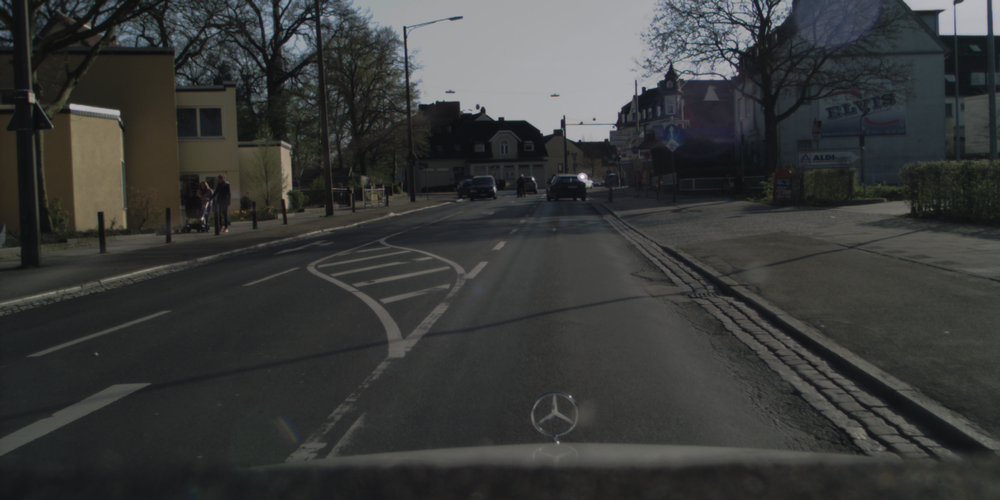
#> input picture datasets/dtld_mini/Bremen1-0.png, 1000 x 500 px, shrunk from 2048 x 1024 before the run, found by its file name
$ jupyter execute _hsv.ipynb   (shell and % lines are left out)
#> lines starting #> are read from the running program, lines starting #| are printed output that depends on the picture
[cell 1]
import cv2
import numpy as np

def augment_hsv(im, hgain=0.5, sgain=0.5, vgain=0.5):
    # HSV color-space augmentation
    if hgain or sgain or vgain:
        r = np.random.uniform(-1, 1, 3) * [hgain, sgain, vgain] + 1  # random gains
        hue, sat, val = cv2.split(cv2.cvtColor(im, cv2.COLOR_BGR2HSV))
        dtype = im.dtype  # uint8

        x = np.arange(0, 256, dtype=r.dtype)
        lut_hue = ((x * r[0]) % 180).astype(dtype)
        lut_sat = np.clip(x * r[1], 0, 255).astype(dtype)
        lut_val = np.clip(x * r[2], 0, 255).astype(dtype)

        im_hsv = cv2.merge((cv2.LUT(hue, lut_hue), cv2.LUT(sat, lut_sat), cv2.LUT(val, lut_val)))
        cv2.cvtColor(im_hsv, cv2.COLOR_HSV2BGR, dst=im)  # no return needed

[cell 2]
def augment_hsv_x(img, hgain=5, sgain=30, vgain=30):
    hsv_augs = np.random.uniform(-1, 1, 3) * [hgain, sgain, vgain]  # random gains
    hsv_augs *= np.random.randint(0, 2, 3)  # random selection of h, s, v
    hsv_augs = hsv_augs.astype(np.int16)
    img_hsv = cv2.cvtColor(img, cv2.COLOR_BGR2HSV).astype(np.int16)

    img_hsv[..., 0] = (img_hsv[..., 0] + hsv_augs[0]) % 180
    img_hsv[..., 1] = np.clip(img_hsv[..., 1] + hsv_augs[1], 0, 255)
    img_hsv[..., 2] = np.clip(img_hsv[..., 2] + hsv_augs[2], 0, 255)

    cv2.cvtColor(img_hsv.astype(img.dtype), cv2.COLOR_HSV2BGR, dst=img)  # no return needed

[cell 3]
img = cv2.imread("/mnt/Perception/zhanghao/DTLD_Yolo/images/val_mini/Bremen1-0.png")
#> img is the input picture: shape (500, 1000, 3); mean B, G, R 57.6, 58.6, 57.3

[cell 4]
for i in range(1000):
    img_ = img.copy()
    augment_hsv(img_, 0.015, 0.7, 0.4)
    cv2.imwrite("hsv_5/%d.jpg"%i, img_)
#> this loop made 1000 passes
#> pass 1, in augment_hsv, `hue, sat, val = cv2.split(cv2.cvtColor(im, cv2.COLOR_BGR2HSV))`:
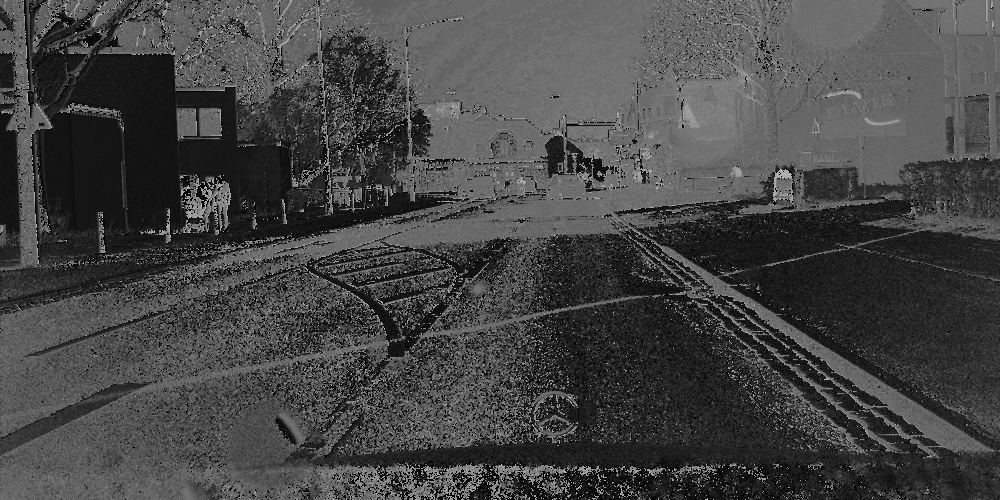
#> hue: shape (500, 1000); min 0, max 179, mean 69.3
#> pass 1, in augment_hsv, `hue, sat, val = cv2.split(cv2.cvtColor(im, cv2.COLOR_BGR2HSV))`:
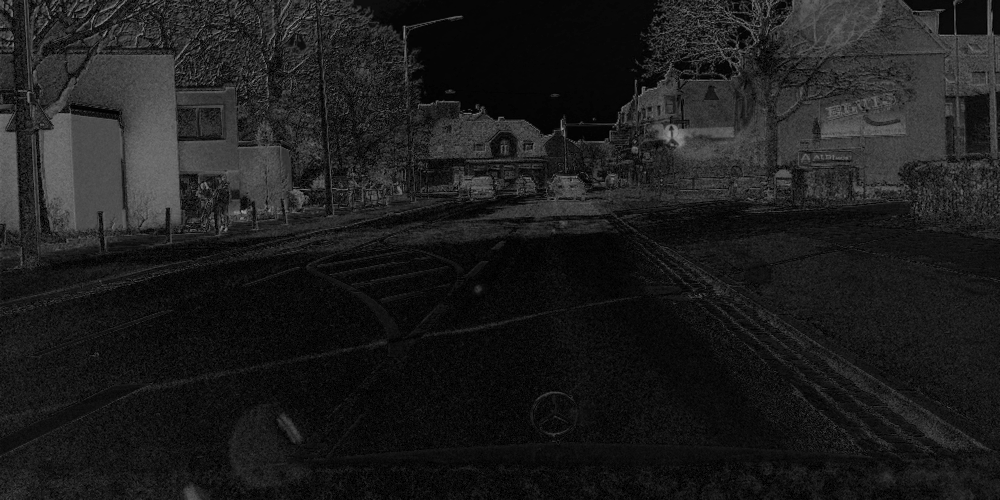
#> sat: shape (500, 1000); min 0, max 158, mean 28.9
#> pass 1, in augment_hsv, `hue, sat, val = cv2.split(cv2.cvtColor(im, cv2.COLOR_BGR2HSV))`:
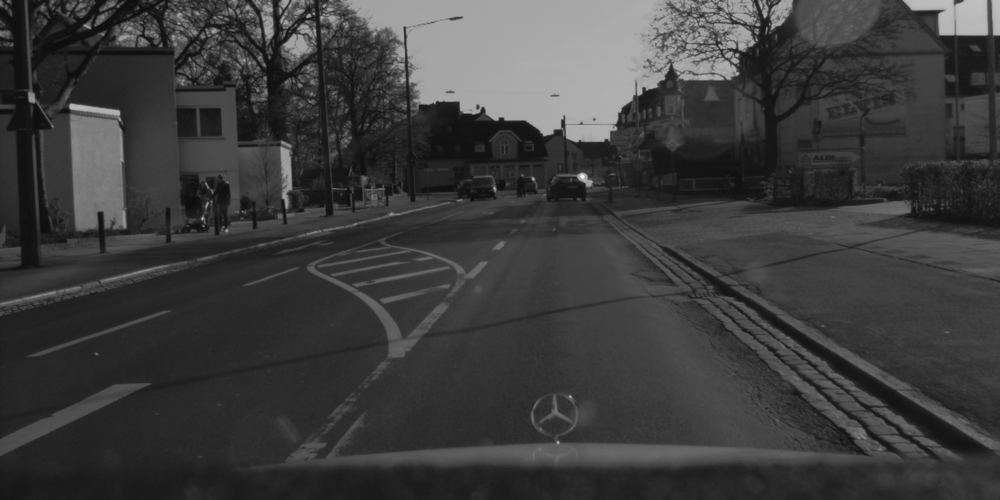
#> val: shape (500, 1000); min 12, max 252, mean 60.8
#> after the loop:
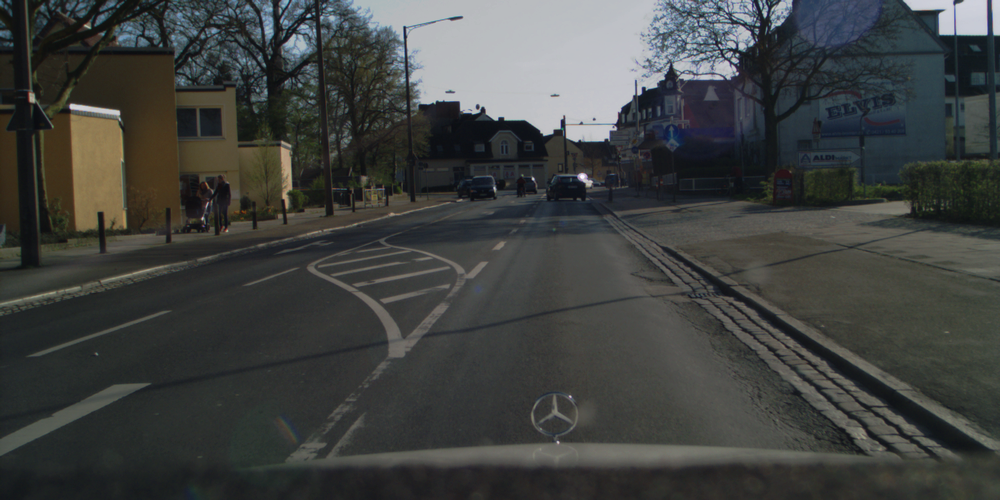
#> img_: shape (500, 1000, 3); mean B, G, R 64.3, 66.1, 63.8

[cell 5]
for i in range(100):
    img_ = img.copy()
    augment_hsv_x(img_, 3, 75, 30)
    cv2.imwrite("hsv_x/%d.jpg"%i, img_)
#> this loop made 100 passes
#> pass 1, in augment_hsv_x, `img_hsv = cv2.cvtColor(img, cv2.COLOR_BGR2HSV).astype(np.int16)`:
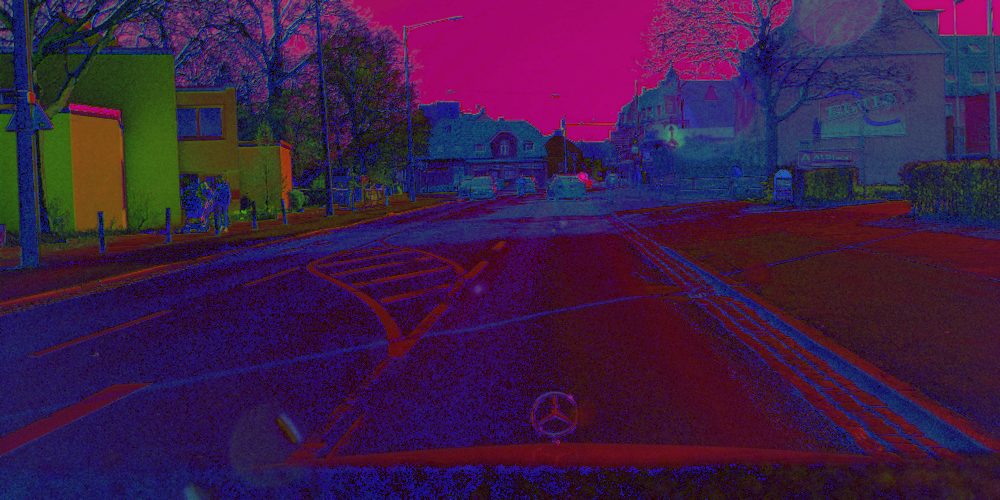
#> img_hsv: shape (500, 1000, 3) int16; mean B, G, R 69.3, 28.9, 60.8

$ run again, with datasets/dtld_mini/Bremen1-16.png copied over datasets/dtld_mini/Bremen1-0.png
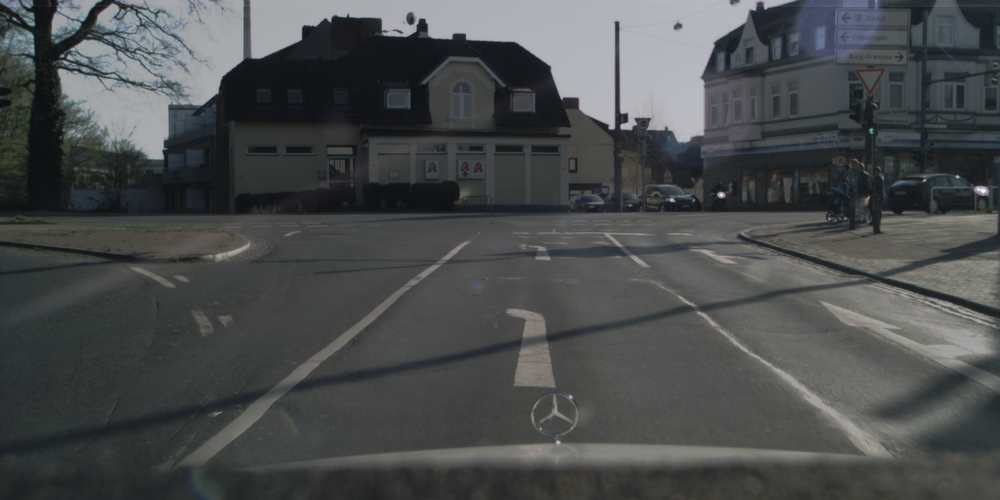
#> input picture datasets/dtld_mini/Bremen1-16.png, 1000 x 500 px, shrunk from 2048 x 1024 before the run, found by its file name
#> img is the input picture: shape (500, 1000, 3); mean B, G, R 77, 76.5, 73.9
#> the loop `for i in range(1000):` made 1000 passes
#> pass 1, in augment_hsv, `hue, sat, val = cv2.split(cv2.cvtColor(im, cv2.COLOR_BGR2HSV))`:
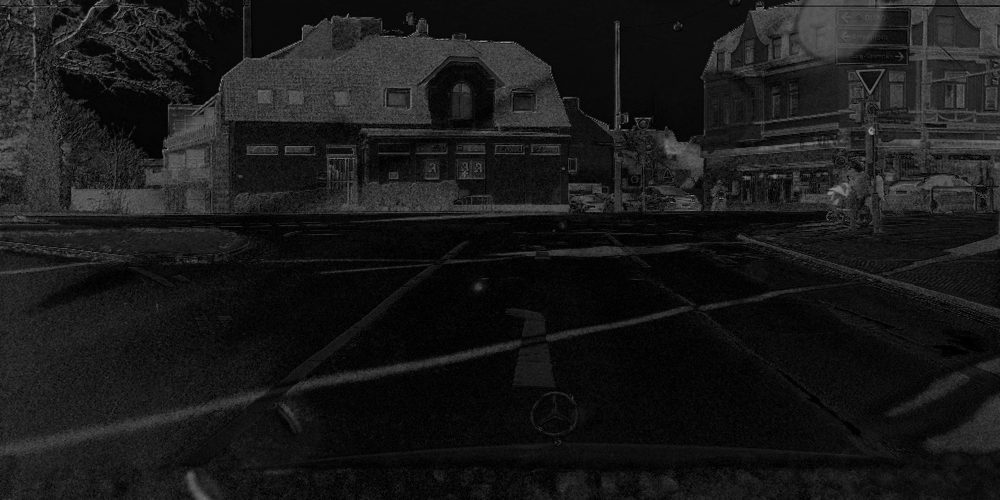
#> sat: shape (500, 1000); min 0, max 154, mean 25
#> the loop `for i in range(100):` made 100 passes
#> pass 1, in augment_hsv_x, `img_hsv = cv2.cvtColor(img, cv2.COLOR_BGR2HSV).astype(np.int16)`:
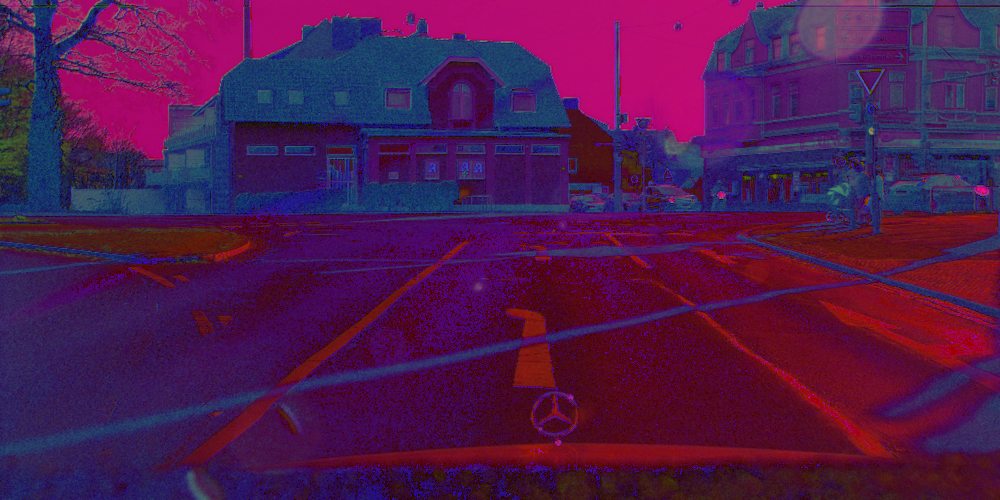
#> img_hsv: shape (500, 1000, 3) int16; mean B, G, R 76.7, 25, 78.9

$ run again, with datasets/dtld_mini/Koeln1-1032.png copied over datasets/dtld_mini/Bremen1-0.png
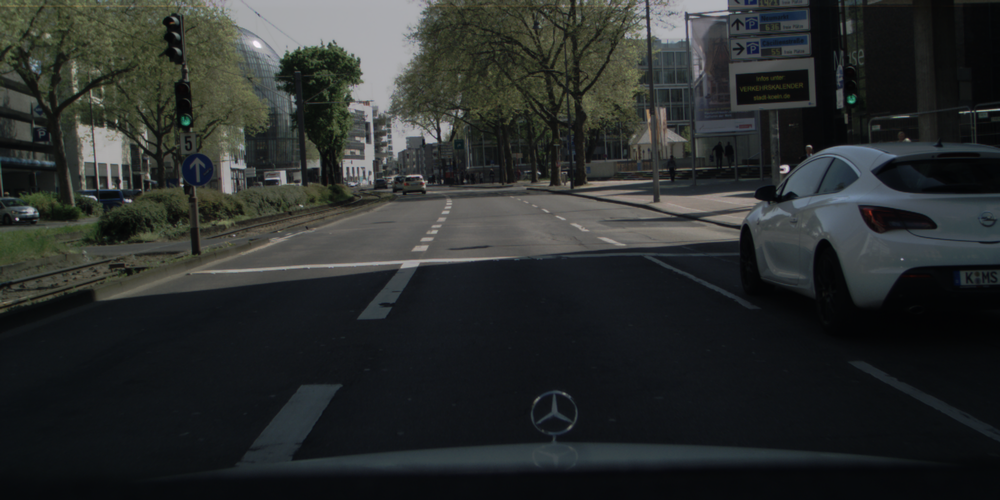
#> input picture datasets/dtld_mini/Koeln1-1032.png, 1000 x 500 px, shrunk from 2048 x 1024 before the run, found by its file name
#> img is the input picture: shape (500, 1000, 3); mean B, G, R 44, 45.1, 42
#> the loop `for i in range(1000):` made 1000 passes
#> pass 1, in augment_hsv, `hue, sat, val = cv2.split(cv2.cvtColor(im, cv2.COLOR_BGR2HSV))`:
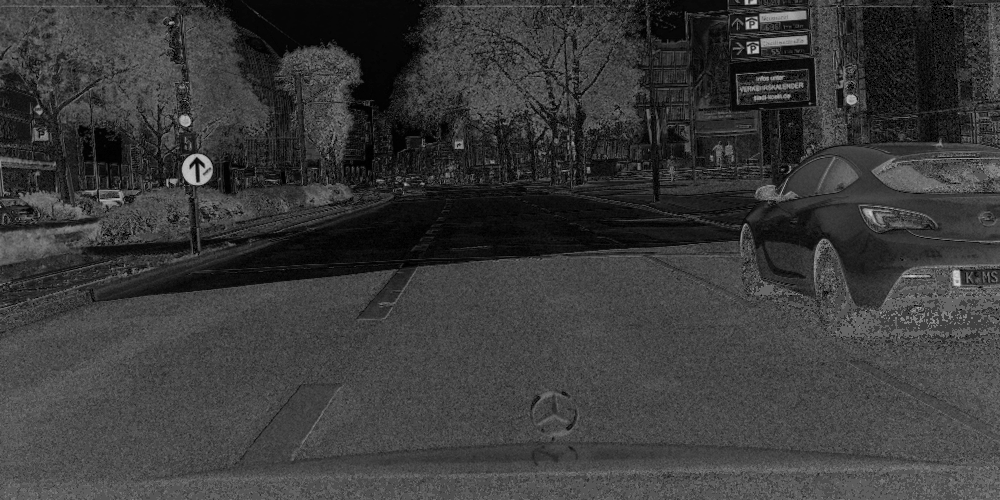
#> sat: shape (500, 1000); min 0, max 211, mean 58.1
#> the loop `for i in range(100):` made 100 passes
#> pass 1, in augment_hsv_x, `img_hsv = cv2.cvtColor(img, cv2.COLOR_BGR2HSV).astype(np.int16)`:
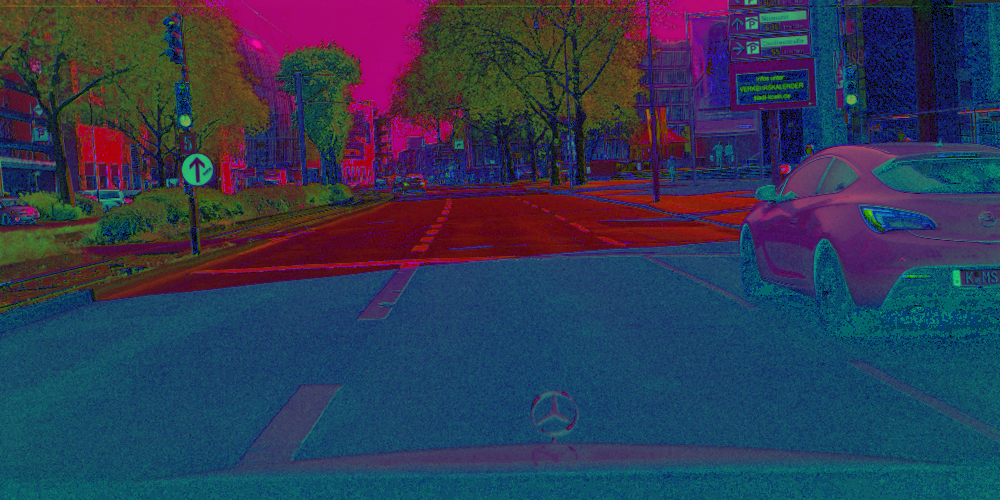
#> img_hsv: shape (500, 1000, 3) int16; mean B, G, R 83.6, 58.1, 47.8

$ run again, with datasets/dtld_mini/Koeln1-1050.png copied over datasets/dtld_mini/Bremen1-0.png
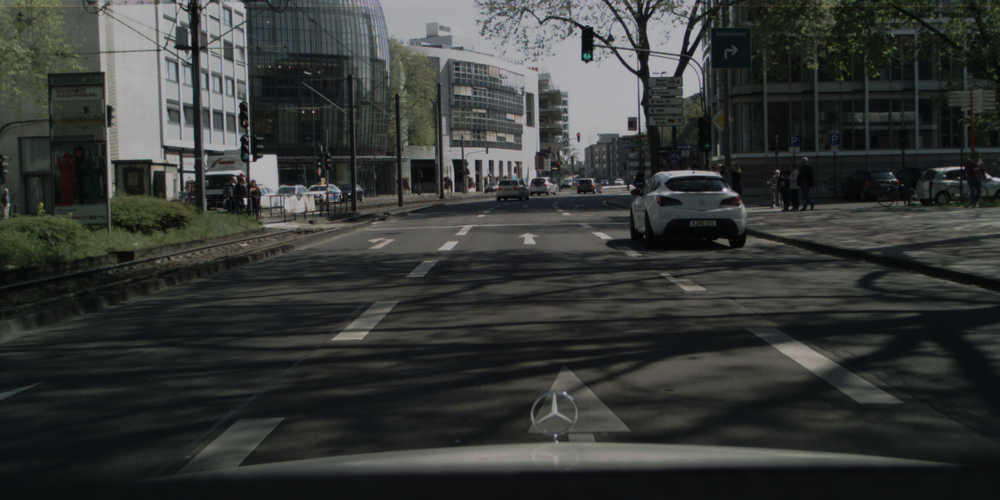
#> input picture datasets/dtld_mini/Koeln1-1050.png, 1000 x 500 px, shrunk from 2048 x 1024 before the run, found by its file name
#> img is the input picture: shape (500, 1000, 3); mean B, G, R 54.1, 56.2, 54
#> the loop `for i in range(1000):` made 1000 passes
#> pass 1, in augment_hsv, `hue, sat, val = cv2.split(cv2.cvtColor(im, cv2.COLOR_BGR2HSV))`:
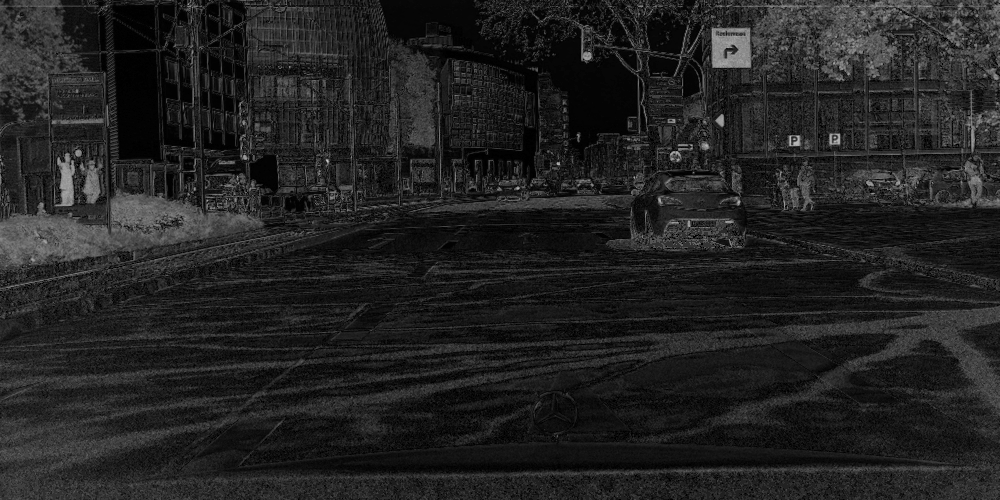
#> sat: shape (500, 1000); min 0, max 201, mean 34.1
#> the loop `for i in range(100):` made 100 passes
#> pass 1, in augment_hsv_x, `img_hsv = cv2.cvtColor(img, cv2.COLOR_BGR2HSV).astype(np.int16)`:
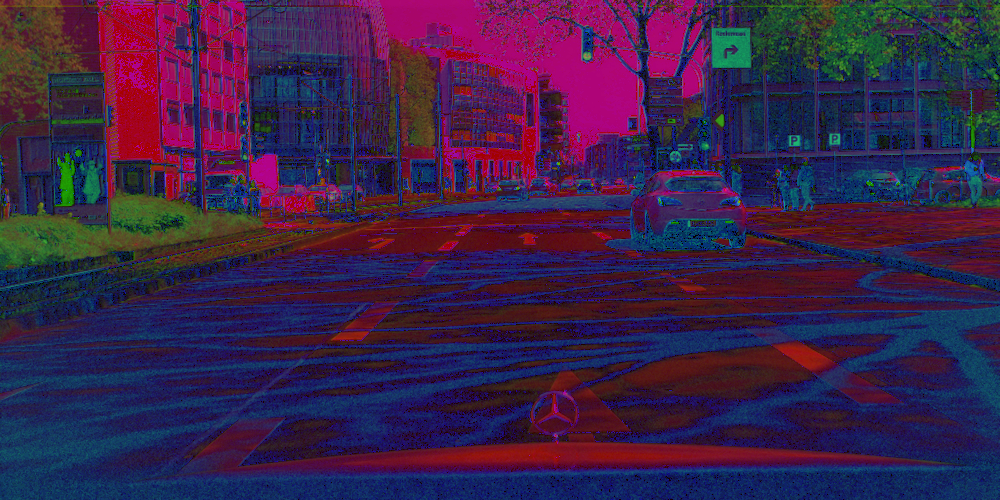
#> img_hsv: shape (500, 1000, 3) int16; mean B, G, R 72.5, 34.1, 57.7
